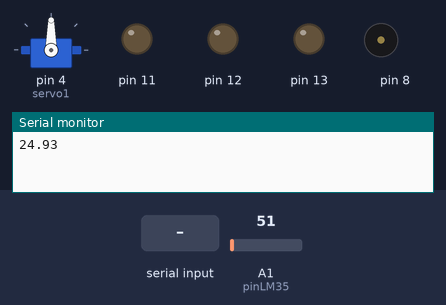
Recording of a sketch running on a simulated Arduino Uno, built with avr-gcc and run on an emulated ATmega328P. On the bench: servo, output pins drawn as LEDs (lit = HIGH), buzzer (waves = sounding), the last lines printed to the serial monitor. Dashed ring = blinking. Inputs (shaded band) come from the test bench; at power-on: A1 (pinLM35) = 51.

Above: at 2.2 s.
2.3 s: "i\n" received over Serial
At 5.31 s:
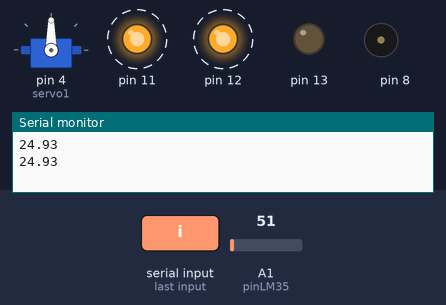
At 5.71 s:
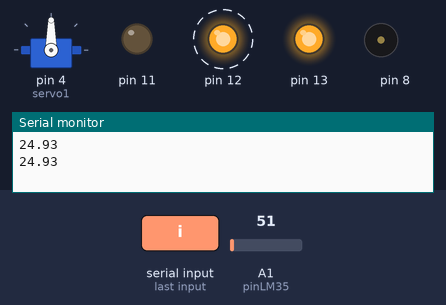
6.8 s: byte 103 ('g') received over Serial
At 10.06 s:
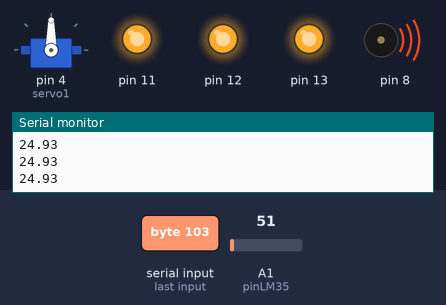
At 11.0 s:
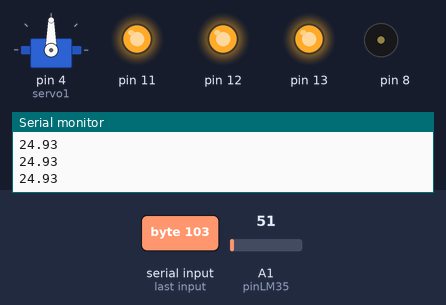
Timing chart, 0 to 12.0 s (numbered marks = the images above; inputs shaded):
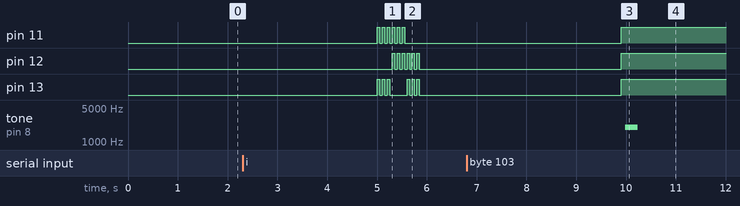

Measured:
- after the input at 2.3 s, pin 11: alternates HIGH for 0.05 s and LOW for 0.05 s, 12 changes in all, then stays LOW, starting after 2.7 s; pin 12: alternates HIGH for 0.05 s and LOW for 0.05 s, 12 changes in all, then stays LOW, starting after 3.0 s
- after the input at 6.8 s, pin 11–13: LOW → HIGH after 3.1 s; tone on pin 8: silent → 2000 Hz after 3.2 s, → silent 0.25 s later

The sketch:

Domotica.ino
```cpp
#include <Servo.h>
Servo servo1;
int duracion=250;
int fMin=2000;
int fMax=4000;
int i=0;
int estado=0;
int retardo=100;
int analogo=0;
int pir=2;
int value=0;
float tempC;
int pinLM35 = 1;

void setup() {
servo1.attach(4);
pinMode(13,OUTPUT);
pinMode(12,OUTPUT);
pinMode(11,OUTPUT);
pinMode(8,OUTPUT);
pinMode(pir,INPUT);
Serial.begin(9600);
delay(1000);
}
void loop() {

tempC = analogRead(pinLM35);


tempC = (5.0 * tempC * 100.0)/1023.0;


Serial.print(tempC);

Serial.print("\n");


delay(2000);{

 if(Serial.available()>0){
   estado = Serial.read();
 }
 if( estado== 'a' ){
     digitalWrite(13,HIGH);
}
if(estado== 'b' ){
     digitalWrite(13,LOW);
    }
 if( estado== 'c' ){
     digitalWrite(12,HIGH);
}
if(estado== 'd' ){
     digitalWrite(12,LOW);
    }
 if( estado== 'e' ){
     digitalWrite(11,HIGH);
}
if(estado== 'f' ){
     digitalWrite(11,LOW);
    }
if(estado== 'g' ){

digitalWrite(13,HIGH);
digitalWrite(12,HIGH);
digitalWrite(11,HIGH);

for (i=fMin;i<=fMax; i++)
     tone(8, i, duracion);

for (i=fMax;i>=fMin; i--)
    tone(8, i, duracion);
    }

if (estado== 'h'){
  digitalWrite(8,LOW);
}

if(estado== 'i' ){
digitalWrite (13, HIGH);
digitalWrite (11, HIGH);
delay(50);

digitalWrite (13, LOW);
digitalWrite (11, LOW);
delay(50);

digitalWrite (13, HIGH);
digitalWrite (11, HIGH);
delay(50);

digitalWrite (13, LOW);
digitalWrite (11, LOW);
delay(50);

digitalWrite (13, HIGH);
digitalWrite (11, HIGH);
delay(50);

digitalWrite (13, LOW);
digitalWrite (11, LOW);
delay(50);//mira ve 6

digitalWrite (12, HIGH);
digitalWrite (11, HIGH);
delay(50);

digitalWrite (12, LOW);
digitalWrite (11, LOW);
delay(50);

digitalWrite (12, HIGH);
digitalWrite (11, HIGH);
delay(50);

digitalWrite (12, LOW);
digitalWrite (11, LOW);
delay(50);

digitalWrite (12, HIGH);
digitalWrite (11, HIGH);
delay(50);

digitalWrite (12, LOW);
digitalWrite (11, LOW);
delay(50);// mira ve 6*2

digitalWrite (12, HIGH);
digitalWrite (13, HIGH);
delay(50);

digitalWrite (12, LOW);
digitalWrite (13, LOW);
delay(50);

digitalWrite (12, HIGH);
digitalWrite (13, HIGH);
delay(50);

digitalWrite (12, LOW);
digitalWrite (13, LOW);
delay(50);

digitalWrite (12, HIGH);
digitalWrite (13, HIGH);
delay(50);

digitalWrite (12, LOW);
digitalWrite (13, LOW);
delay(50);// mira ve 6*3
 }

if(estado== 'j' ){
 digitalWrite(13,LOW);
 digitalWrite(12,LOW);
 digitalWrite(11,LOW);
 }

 ///Sensor de Movimiento.

 if(estado== 'k' )
          {
              int value= digitalRead(pir);

              if (value== HIGH)
              {
               digitalWrite(13,HIGH);
               digitalWrite(12,HIGH);
               digitalWrite(11,HIGH);
               delay(500);
              }
              else
              {
              digitalWrite(13,LOW);
              digitalWrite(12,LOW);
              digitalWrite(11,LOW);
              delay(500);
              }
 }

  if(estado== 'l' ){
 digitalWrite(13,LOW);
 digitalWrite(12,LOW);
 digitalWrite(11,LOW);
 }

 /// TEmperatura


}
}
```
